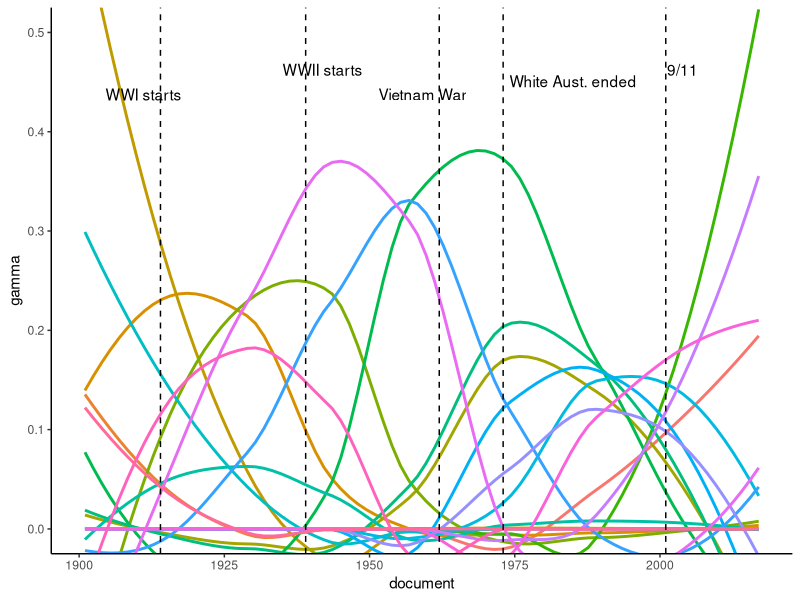
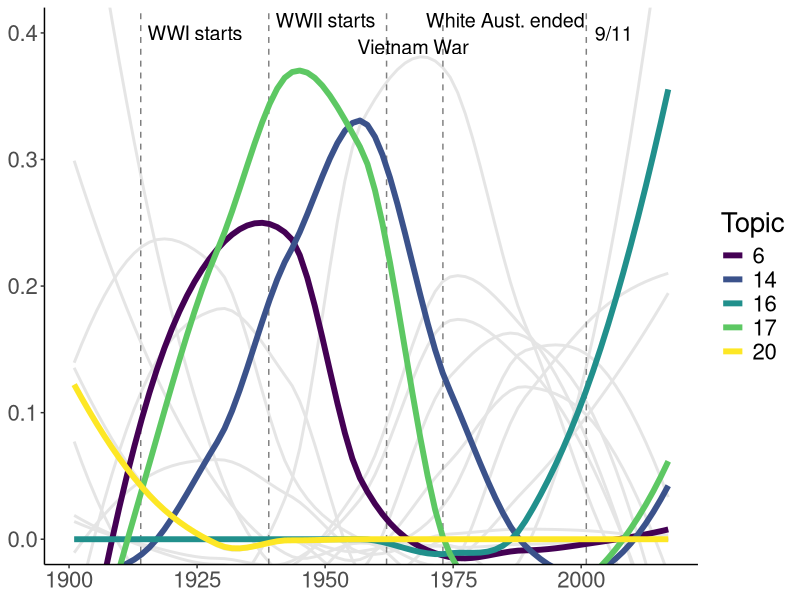
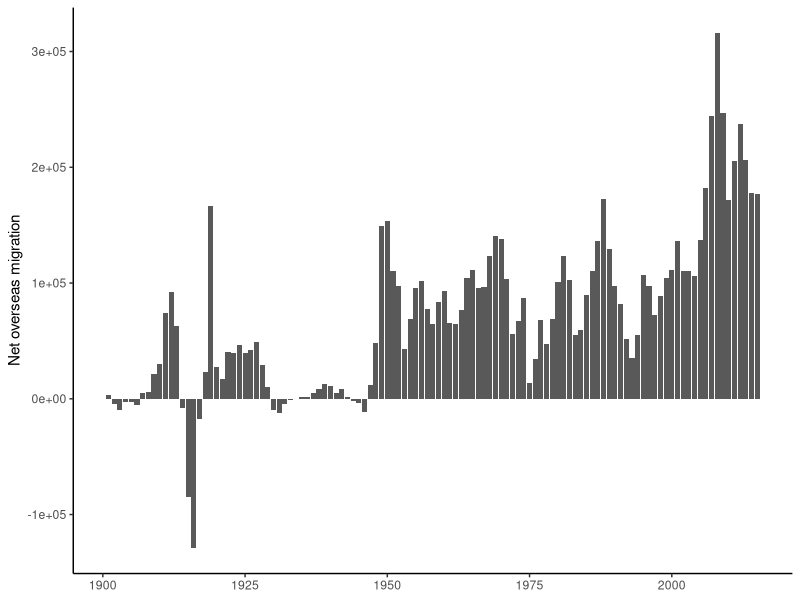

Write the R code that produced these figures, in order.
library(ggrepel)
library(lubridate)
library(tidyverse)


td_gamma <- read_csv("outputs/td_gamma.csv")
misc_data <- read_csv("data/misc/key_dates_reduced.csv")
misc_elections_data <- read_csv("data/misc/misc_elections_data.csv")
migration_data <- read_csv("data/non-political_data/migration.csv")

td_gamma <- td_gamma %>% arrange(topic, document, gamma)
td_gamma <- td_gamma %>% 
  mutate(type = 1)

# td_gamma$document <- ymd(td_gamma$document)
td_gamma$topic %>% class()
misc_elections_data$electionDate <- dmy(misc_elections_data$electionDate)
misc_data$year <- year(misc_data$theDate)
# migration_data$Year <- y(migration_data$Year)

migration_data <- migration_data %>% 
  mutate(document = Year, 
         topic = NA,
         gamma = NOM, 
         type = 2
         ) %>% 
  select(document, topic, gamma, type)


# each_days_topics <- each_days_topics %>% 
#   arrange(document, topic) 

# Get rid of zeros in the graph if you want
# each_days_topics$gamma[each_days_topics$gamma < 0.01] <- NA


ggplot() +
  # geom_point(data = td_gamma, mapping = aes(x = document, y = gamma, colour = topic, group = topic)) +
  geom_smooth(data = td_gamma, mapping = aes(x = document, y = gamma, colour = factor(topic), group = factor(topic), label = factor(topic)), se = FALSE) +
  # geom_vline(data = misc_elections_data, aes(xintercept = electionDate), linetype = "dashed") +
  geom_vline(data = misc_data, aes(xintercept = year), linetype = "dashed") +
  geom_text_repel(data = misc_data, aes(x = year, y = 0.45, label = event)) +
  geom_label() + 
  # geom_text() +
  # geom_line() +
  theme_classic() +
  theme(legend.position="none") +
  # scale_colour_viridis_d() +
  coord_cartesian(ylim = c(0, 0.5)) 




##
ggplot() +
  # geom_point(data = td_gamma, mapping = aes(x = document, y = gamma, colour = topic, group = topic)) +
  geom_smooth(data = td_gamma, mapping = aes(x = document, y = gamma, group = factor(topic), label = factor(topic)), colour = "grey90", se = FALSE) +
  # geom_vline(data = misc_elections_data, aes(xintercept = electionDate), linetype = "dashed") +
  geom_vline(data = misc_data, aes(xintercept = year), linetype = "dashed", color = "grey50") +
  geom_text_repel(data = misc_data, aes(x = year, y = 0.40, label = event), nudge_x = 5, size = 5) +
  geom_smooth(data = td_gamma[td_gamma$topic %in% c(6, 14, 16, 17, 20),], mapping = aes(x = document, y = gamma, colour = factor(topic), group = factor(topic), label = factor(topic)), se = FALSE, size = 2) +
  # geom_text() +
  # geom_line() +
  theme_classic() +
  guides(color = guide_legend(title = "Topic")) +
  theme(    text = element_text(size=20),
    axis.title.y = element_blank(),
            axis.title.x = element_blank()
  ) +
  scale_colour_viridis_d() +
  coord_cartesian(ylim = c(0, 0.4)) 

##




both_data <- rbind(td_gamma, migration_data)


ggplot() +
  geom_col(data = both_data[both_data$type == 2, ], mapping = aes(x = document, y = gamma)) +
  theme_classic() +
  theme(
    strip.text = element_text(size = 20),
    panel.grid.major = element_blank(),
    panel.grid.minor = element_blank()
    # axis.title.y = element_blank(),
    # axis.text.y = element_blank()
    # axis.ticks.y = element_blank(),
    # axis.title.x = element_blank(),
    # axis.text.x = element_blank(),
    # axis.ticks.x = element_blank(),
    # text = element_text(size = 20)
  ) +
  # labs(x = NULL, y = "tf-idf", title = "Highest tf-idf words in Hansard") +
  labs(x = NULL, y = "Net overseas migration")
